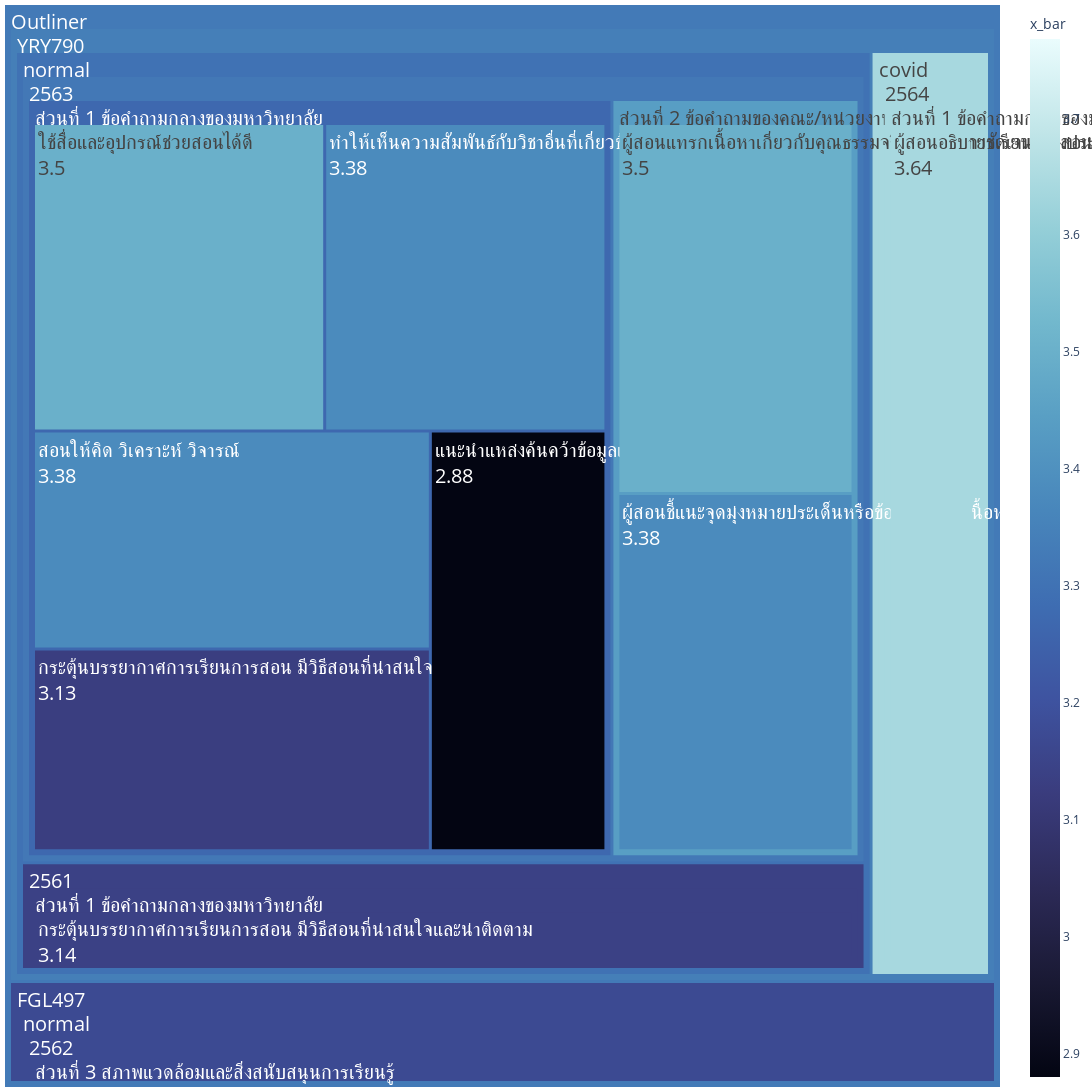

Notebook code for this chart:
### Code cell
fig = px.treemap(outliner , path=[ px.Constant('Outliner')  ,'subject','situation' ,'year', 'topic' , 'ข้อคำถาม' ] , values='x_bar' ,  color='x_bar', hover_data=['x_bar','section'],
                  color_continuous_scale= 'ice',
                  color_continuous_midpoint=np.average(outliner['x_bar'], weights=outliner['x_bar']) ,
                  width=3000, height=1500)


fig.update_layout(margin = dict(t=5, l=5, r=5, b=5))
fig.update_layout({
'plot_bgcolor':'rgba(0, 0, 0, 0)',
'paper_bgcolor': 'rgba(0, 0, 0, 0)'
})
fig.update_traces(textinfo = 'label+value')
fig.update_layout(uniformtext=dict(minsize=20, mode='show'))
fig.show()

### Figure 1 — Plotly figure (JSON) as saved in the notebook; plotly's stock layout.template omitted (floating-point values rounded to 4 significant figures)
{"data": [{"branchvalues": "total", "customdata": [[3.14, 231863, 3.14], [3.13, 728025, 3.13], [3.38, 728025, 3.38], [3.38, 728025, 3.38], [3.64, 231863, 3.64], [3.5, 728025, 3.5], [3.17, 231863, 3.17], [3.38, 728025, 3.38], [2.88, 728025, 2.88], [3.5, 728025, 3.5], [3.14, 231863, 3.14], [3.269, 728025, 3.269], [3.64, 231863, 3.64], [3.441, 728025, 3.441], [3.17, 231863, 3.17], [3.14, 231863, 3.14], [3.17, 231863, 3.17], [3.32, 728025, 3.32], [3.64, 231863, 3.64], [3.64, 231863, 3.64], [3.17, 231863, 3.17], [3.299, "(?)", 3.299], [3.17, 231863, 3.17], [3.34, "(?)", 3.34], [3.324, "(?)", 3.324]], "domain": {"x": [0, 1], "y": [0, 1]}, "hovertemplate": "labels=%{label}<br>x_bar_sum=%{value}<br>parent=%{parent}<br>id=%{id}<br>x_bar=%{color}<br>section=%{customdata[1]}<extra></extra>", "ids": ["Outliner/YRY790/normal/2561/ส่วนที่ 1 ข้อคำถามกลางของมหาวิทยาลัย/กระตุ้นบรรยากาศการเรียนการสอน มีวิธีสอนที่น่าสนใจและน่าติดตาม", "Outliner/YRY790/normal/2563/ส่วนที่ 1 ข้อคำถามกลางของมหาวิทยาลัย/กระตุ้นบรรยากาศการเรียนการสอน มีวิธีสอนที่น่าสนใจและน่าติดตาม", "Outliner/YRY790/normal/2563/ส่วนที่ 1 ข้อคำถามกลางของมหาวิทยาลัย/ทำให้เห็นความสัมพันธ์กับวิชาอื่นที่เกี่ยวข้อง", "Outliner/YRY790/normal/2563/ส่วนที่ 2 ข้อคำถามของคณะ/หน่วยงาน/ผู้สอนชี้แนะจุดมุ่งหมายประเด็นหรือข้อสรุปที่เป็นเนื้อหาสาระสำคัญ", "Outliner/YRY790/covid/2564/ส่วนที่ 1 ข้อคำถามกลางของมหาวิทยาลัย/ผู้สอนอธิบายชัดเจน ตรงประเด็น มีการยกตัวอย่างประกอบให้เข้าใจง่าย และมีการใช้สื่อการสอนที่สามารถเชื่อมโยงกับเนื้อหาที่สอนให้ผู้เรียนเกิดการเรียนรู้ได้ดีขึ้น", "Outliner/YRY790/normal/2563/ส่วนที่ 2 ข้อคำถามของคณะ/หน่วยงาน/ผู้สอนแทรกเนื้อหาเกี่ยวกับคุณธรรมจริยธรรมในการเรียนการสอน", "Outliner/FGL497/normal/2562/ส่วนที่ 3 สภาพแวดล้อมและสิ่งสนับสนุนการเรียนรู้/สภาพของห้องเรียนหรือห้องปฏิบัติการ เช่น แสง อุณหภูมิ โต๊ะ เก้าอี้ จุดเชื่อมต่ออินเตอร์เน็ตไร้สายบริการ ฯลฯ มีความเหมาะสมและคุณภาพพร้อมใช้งาน", "Outliner/YRY790/normal/2563/ส่วนที่ 1 ข้อคำถามกลางของมหาวิทยาลัย/สอนให้คิด วิเคราะห์ วิจารณ์", "Outliner/YRY790/normal/2563/ส่วนที่ 1 ข้อคำถามกลางของมหาวิทยาลัย/แนะนำแหล่งค้นคว้าข้อมูลเพิ่มเติมให้", "Outliner/YRY790/normal/2563/ส่วนที่ 1 ข้อคำถามกลางของมหาวิทยาลัย/ใช้สื่อและอุปกรณ์ช่วยสอนได้ดี", "Outliner/YRY790/normal/2561/ส่วนที่ 1 ข้อคำถามกลางของมหาวิทยาลัย", "Outliner/YRY790/normal/2563/ส่วนที่ 1 ข้อคำถามกลางของมหาวิทยาลัย", "Outliner/YRY790/covid/2564/ส่วนที่ 1 ข้อคำถามกลางของมหาวิทยาลัย", "Outliner/YRY790/normal/2563/ส่วนที่ 2 ข้อคำถามของคณะ/หน่วยงาน", "Outliner/FGL497/normal/2562/ส่วนที่ 3 สภาพแวดล้อมและสิ่งสนับสนุนการเรียนรู้", "Outliner/YRY790/normal/2561", "Outliner/FGL497/normal/2562", "Outliner/YRY790/normal/2563", "Outliner/YRY790/covid/2564", "Outliner/YRY790/covid", "Outliner/FGL497/normal", "Outliner/YRY790/normal", "Outliner/FGL497", "Outliner/YRY790", "Outliner"], "labels": ["กระตุ้นบรรยากาศการเรียนการสอน มีวิธีสอนที่น่าสนใจและน่าติดตาม", "กระตุ้นบรรยากาศการเรียนการสอน มีวิธีสอนที่น่าสนใจและน่าติดตาม", "ทำให้เห็นความสัมพันธ์กับวิชาอื่นที่เกี่ยวข้อง", "ผู้สอนชี้แนะจุดมุ่งหมายประเด็นหรือข้อสรุปที่เป็นเนื้อหาสาระสำคัญ", "ผู้สอนอธิบายชัดเจน ตรงประเด็น มีการยกตัวอย่างประกอบให้เข้าใจง่าย และมีการใช้สื่อการสอนที่สามารถเชื่อมโยงกับเนื้อหาที่สอนให้ผู้เรียนเกิดการเรียนรู้ได้ดีขึ้น", "ผู้สอนแทรกเนื้อหาเกี่ยวกับคุณธรรมจริยธรรมในการเรียนการสอน", "สภาพของห้องเรียนหรือห้องปฏิบัติการ เช่น แสง อุณหภูมิ โต๊ะ เก้าอี้ จุดเชื่อมต่ออินเตอร์เน็ตไร้สายบริการ ฯลฯ มีความเหมาะสมและคุณภาพพร้อมใช้งาน", "สอนให้คิด วิเคราะห์ วิจารณ์", "แนะนำแหล่งค้นคว้าข้อมูลเพิ่มเติมให้", "ใช้สื่อและอุปกรณ์ช่วยสอนได้ดี", "ส่วนที่ 1 ข้อคำถามกลางของมหาวิทยาลัย", "ส่วนที่ 1 ข้อคำถามกลางของมหาวิทยาลัย", "ส่วนที่ 1 ข้อคำถามกลางของมหาวิทยาลัย", "ส่วนที่ 2 ข้อคำถามของคณะ/หน่วยงาน", "ส่วนที่ 3 สภาพแวดล้อมและสิ่งสนับสนุนการเรียนรู้", "2561", "2562", "2563", "2564", "covid", "normal", "normal", "FGL497", "YRY790", "Outliner"], "marker": {"coloraxis": "coloraxis", "colors": [3.14, 3.13, 3.38, 3.38, 3.64, 3.5, 3.17, 3.38, 2.88, 3.5, 3.14, 3.269, 3.64, 3.441, 3.17, 3.14, 3.17, 3.32, 3.64, 3.64, 3.17, 3.299, 3.17, 3.34, 3.324]}, "name": "", "parents": ["Outliner/YRY790/normal/2561/ส่วนที่ 1 ข้อคำถามกลางของมหาวิทยาลัย", "Outliner/YRY790/normal/2563/ส่วนที่ 1 ข้อคำถามกลางของมหาวิทยาลัย", "Outliner/YRY790/normal/2563/ส่วนที่ 1 ข้อคำถามกลางของมหาวิทยาลัย", "Outliner/YRY790/normal/2563/ส่วนที่ 2 ข้อคำถามของคณะ/หน่วยงาน", "Outliner/YRY790/covid/2564/ส่วนที่ 1 ข้อคำถามกลางของมหาวิทยาลัย", "Outliner/YRY790/normal/2563/ส่วนที่ 2 ข้อคำถามของคณะ/หน่วยงาน", "Outliner/FGL497/normal/2562/ส่วนที่ 3 สภาพแวดล้อมและสิ่งสนับสนุนการเรียนรู้", "Outliner/YRY790/normal/2563/ส่วนที่ 1 ข้อคำถามกลางของมหาวิทยาลัย", "Outliner/YRY790/normal/2563/ส่วนที่ 1 ข้อคำถามกลางของมหาวิทยาลัย", "Outliner/YRY790/normal/2563/ส่วนที่ 1 ข้อคำถามกลางของมหาวิทยาลัย", "Outliner/YRY790/normal/2561", "Outliner/YRY790/normal/2563", "Outliner/YRY790/covid/2564", "Outliner/YRY790/normal/2563", "Outliner/FGL497/normal/2562", "Outliner/YRY790/normal", "Outliner/FGL497/normal", "Outliner/YRY790/normal", "Outliner/YRY790/covid", "Outliner/YRY790", "Outliner/FGL497", "Outliner/YRY790", "Outliner", "Outliner", ""], "textinfo": "label+value", "type": "treemap", "values": [3.14, 3.13, 3.38, 3.38, 3.64, 3.5, 3.17, 3.38, 2.88, 3.5, 3.14, 16.27, 3.64, 6.88, 3.17, 3.14, 3.17, 23.15, 3.64, 3.64, 3.17, 26.29, 3.17, 29.93, 33.1]}], "layout": {"coloraxis": {"cmid": 3.324, "colorbar": {"title": {"text": "x_bar"}}, "colorscale": [[0, "rgb(3, 5, 18)"], [0.09091, "rgb(25, 25, 51)"], [0.1818, "rgb(44, 42, 87)"], [0.2727, "rgb(58, 60, 125)"], [0.3636, "rgb(62, 83, 160)"], [0.4545, "rgb(62, 109, 178)"], [0.5455, "rgb(72, 134, 187)"], [0.6364, "rgb(89, 159, 196)"], [0.7273, "rgb(114, 184, 205)"], [0.8182, "rgb(149, 207, 216)"], [0.9091, "rgb(192, 229, 232)"], [1, "rgb(234, 252, 253)"]]}, "height": 1500, "legend": {"tracegroupgap": 0}, "margin": {"b": 5, "l": 5, "r": 5, "t": 5}, "paper_bgcolor": "rgba(0, 0, 0, 0)", "plot_bgcolor": "rgba(0, 0, 0, 0)", "uniformtext": {"minsize": 20, "mode": "show"}, "width": 3000}}
